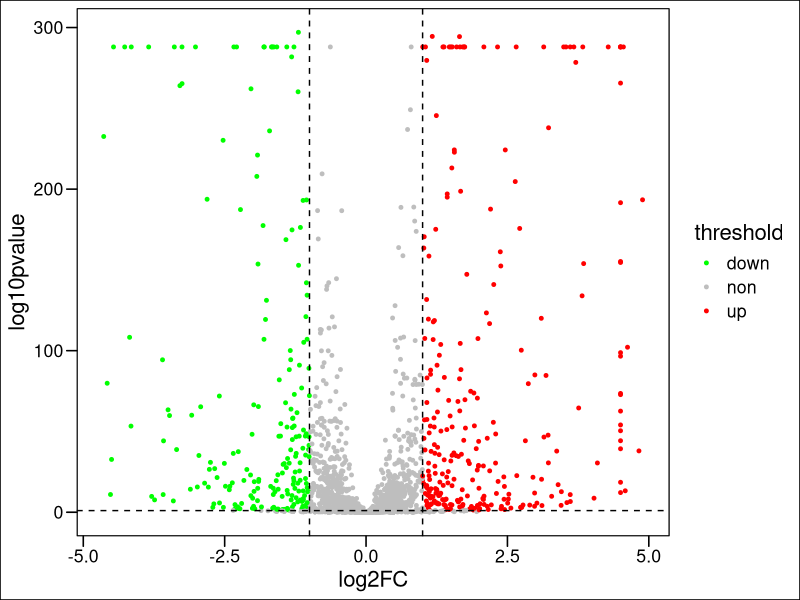
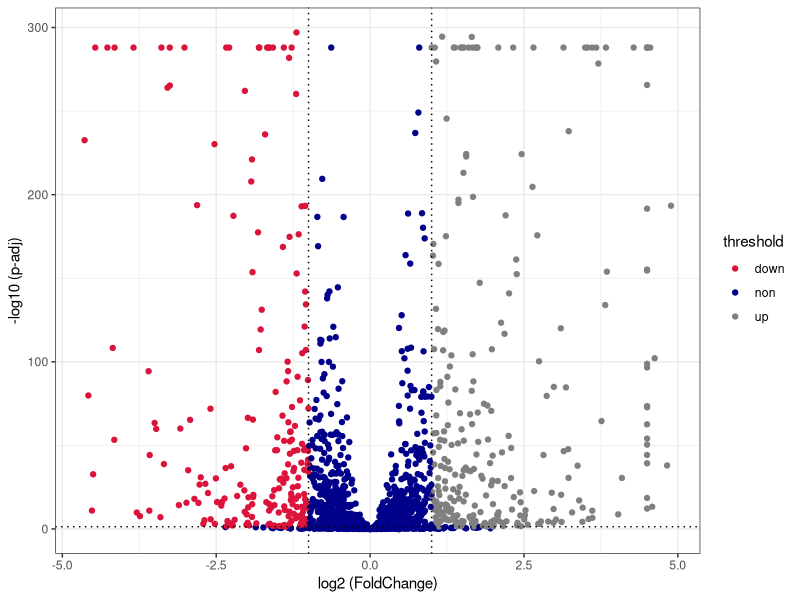

Source code (R) for these figures, in order:
library(dplyr)

# RAW DATA
raw_data <- read.delim("volcano.txt")
raw_data <- raw_data[,-5]
cutoff <- 1
names(raw_data)[2] <- c("log2FC")
raw_data$threshold[raw_data$log2FC > 1 & raw_data$padj < 0.05] <- "up"
raw_data$threshold[raw_data$log2FC < -1 & raw_data$padj < 0.05] <- "down"
raw_data$threshold[is.na(raw_data$threshold)] <- "non"
raw_data$log10pvalue <- -log10(raw_data$padj)

# Modify boder
raw_data$log10pvalue[raw_data$log10pvalue>300] <- 288
raw_data$log2FC[raw_data$log2FC > 5] <- 4.5
raw_data$log2FC[raw_data$log2FC < -5] <- -4.5

## Volcano #1 ---- ggscatter()
library(ggpubr)
library(ggthemes)
pdf("ggscatter_volcano.pdf")
p1 <- ggscatter(raw_data,x="log2FC",y= "log10pvalue",
          color= "threshold",
          palette = c("green","gray","red"),
          size=1)+
  theme_base()+
  geom_hline(yintercept = 1,linetype="dashed")+
  geom_vline(xintercept = c(-1,1),linetype="dashed")
print(p1)
dev.off()


## Volcano $1---Add label
library(ggrepel)
raw_data_order <- raw_data[order(raw_data$log10pvalue),]
raw_data_order$sig <- ""
up_gene <- head(raw_data_order$id[which(raw_data_order$threshold=="up")],10)
down_gene <- head(raw_data_order$id[which(raw_data_order$threshold=="down")],10)
raw_data_label_gene <- c(as.vector(up_gene),as.vector(down_gene))
raw_data_order$sig[match(raw_data_label_gene,raw_data_order$id)] <- raw_data_label_gene

p <- ggplot(raw_data_order,aes(x=log2FC,y=log10pvalue,color=threshold ))+
  geom_point()+
  scale_color_manual(values=c("#DC143C","#00008B","#808080"))+
  geom_text_repel(
    data = raw_data_order,
    aes(label = sig),
    size = 3,
    segment.color = "black", show.legend = FALSE )+
  theme_bw()+
  ylab('-log10 (p-adj)') +
  xlab('log2 (FoldChange)')+ 
  geom_vline(xintercept=c(-1,1),lty=3,col="black",lwd=0.5) +
  geom_hline(yintercept = -log10(0.05),lty=3,col="black",lwd=0.5)
ggsave("ggplot2_volcano_2.pdf",p)





